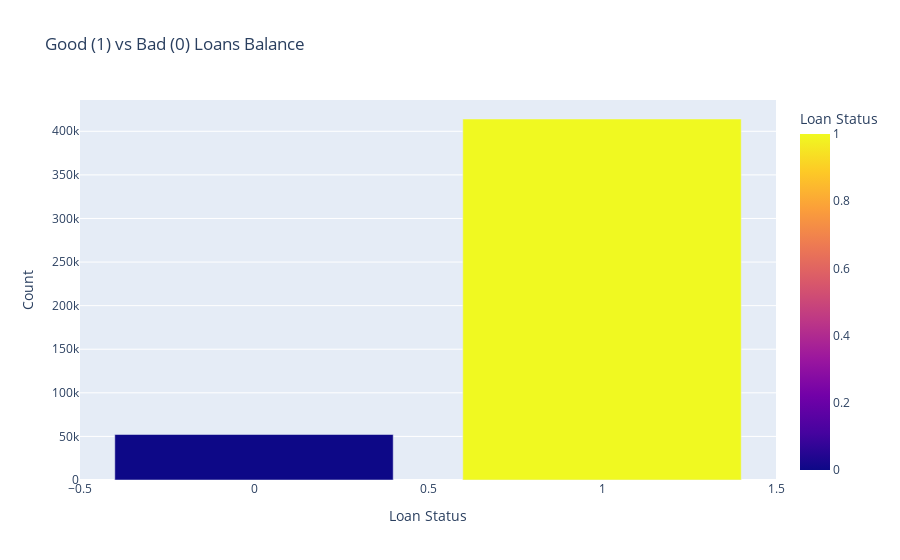

Notebook code for this chart:
### Code cell
# Membandingkan jumlah pinjaman baik dan buruk (good and bad loans) dengan menggunakan Plotly Express.
df_vis = data_ml.good_bad_loan.value_counts().reset_index()
df_vis.columns = ['Loan Status', 'Count']

fig = px.bar(df_vis, x='Loan Status', y='Count', color='Loan Status', title='Good (1) vs Bad (0) Loans Balance',
            labels={'Loan Status':'Loan Status', 'Count':'Count'}, color_discrete_sequence=px.colors.qualitative.Pastel)
fig.show()

### Figure 1 — Plotly figure (JSON) as saved in the notebook; plotly's stock layout.template omitted (floating-point values rounded to 4 significant figures)
{"data": [{"alignmentgroup": "True", "hovertemplate": "Loan Status=%{marker.color}<br>Count=%{y}<extra></extra>", "legendgroup": "", "marker": {"color": [1, 0], "coloraxis": "coloraxis", "pattern": {"shape": ""}}, "name": "", "offsetgroup": "", "orientation": "v", "showlegend": false, "textposition": "auto", "type": "bar", "x": [1, 0], "xaxis": "x", "y": [414099, 52186], "yaxis": "y"}], "layout": {"autosize": true, "barmode": "relative", "coloraxis": {"colorbar": {"title": {"text": "Loan Status"}}, "colorscale": [[0, "#0d0887"], [0.1111, "#46039f"], [0.2222, "#7201a8"], [0.3333, "#9c179e"], [0.4444, "#bd3786"], [0.5556, "#d8576b"], [0.6667, "#ed7953"], [0.7778, "#fb9f3a"], [0.8889, "#fdca26"], [1, "#f0f921"]]}, "legend": {"tracegroupgap": 0}, "title": {"text": "Good (1) vs Bad (0) Loans Balance"}, "xaxis": {"anchor": "y", "autorange": true, "domain": [0, 1], "range": [-0.5, 1.5], "title": {"text": "Loan Status"}, "type": "linear"}, "yaxis": {"anchor": "x", "autorange": true, "domain": [0, 1], "range": [0, 435900.0], "title": {"text": "Count"}, "type": "linear"}}}
